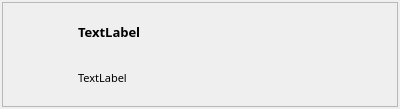
<?xml version="1.0" encoding="UTF-8"?>
<ui version="4.0">
 <class>RecentProjectItemWidget</class>
 <widget class="QWidget" name="RecentProjectItemWidget">
  <property name="geometry">
   <rect>
    <x>0</x>
    <y>0</y>
    <width>400</width>
    <height>109</height>
   </rect>
  </property>
  <property name="windowTitle">
   <string>Form</string>
  </property>
  <layout class="QHBoxLayout" name="horizontalLayout_2">
   <property name="leftMargin">
    <number>2</number>
   </property>
   <property name="topMargin">
    <number>2</number>
   </property>
   <property name="rightMargin">
    <number>2</number>
   </property>
   <property name="bottomMargin">
    <number>2</number>
   </property>
   <item>
    <widget class="QFrame" name="frame_3">
     <property name="frameShape">
      <enum>QFrame::StyledPanel</enum>
     </property>
     <property name="frameShadow">
      <enum>QFrame::Raised</enum>
     </property>
     <layout class="QHBoxLayout" name="horizontalLayout">
      <property name="leftMargin">
       <number>0</number>
      </property>
      <property name="topMargin">
       <number>0</number>
      </property>
      <property name="rightMargin">
       <number>0</number>
      </property>
      <property name="bottomMargin">
       <number>0</number>
      </property>
      <item>
       <widget class="QFrame" name="frame">
        <property name="maximumSize">
         <size>
          <width>60</width>
          <height>16777215</height>
         </size>
        </property>
        <property name="frameShape">
         <enum>QFrame::NoFrame</enum>
        </property>
        <property name="frameShadow">
         <enum>QFrame::Raised</enum>
        </property>
        <layout class="QVBoxLayout" name="verticalLayout_2">
         <item alignment="Qt::AlignTop">
          <widget class="QLabel" name="IconLabel">
           <property name="minimumSize">
            <size>
             <width>40</width>
             <height>35</height>
            </size>
           </property>
           <property name="maximumSize">
            <size>
             <width>40</width>
             <height>35</height>
            </size>
           </property>
           <property name="text">
            <string/>
           </property>
           <property name="pixmap">
            <pixmap resource="../resources.qrc">:/icons/recent.png</pixmap>
           </property>
           <property name="scaledContents">
            <bool>true</bool>
           </property>
           <property name="alignment">
            <set>Qt::AlignCenter</set>
           </property>
          </widget>
         </item>
        </layout>
       </widget>
      </item>
      <item>
       <widget class="QFrame" name="frame_2">
        <property name="frameShape">
         <enum>QFrame::NoFrame</enum>
        </property>
        <property name="frameShadow">
         <enum>QFrame::Raised</enum>
        </property>
        <layout class="QVBoxLayout" name="verticalLayout">
         <item>
          <widget class="QLabel" name="NameLabel">
           <property name="font">
            <font>
             <family>Red Hat Display</family>
             <pointsize>10</pointsize>
             <weight>75</weight>
             <bold>true</bold>
            </font>
           </property>
           <property name="text">
            <string>TextLabel</string>
           </property>
          </widget>
         </item>
         <item>
          <widget class="QLabel" name="PathLabel">
           <property name="font">
            <font>
             <family>Red Hat Display</family>
             <pointsize>8</pointsize>
            </font>
           </property>
           <property name="text">
            <string>TextLabel</string>
           </property>
          </widget>
         </item>
        </layout>
       </widget>
      </item>
     </layout>
    </widget>
   </item>
  </layout>
 </widget>
 <resources>
  <include location="../resources.qrc"/>
 </resources>
 <connections/>
</ui>
